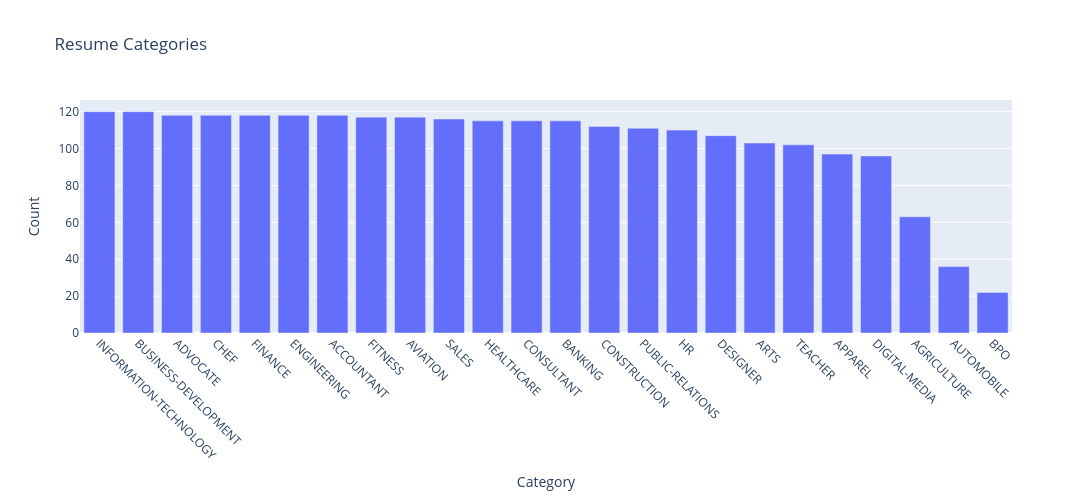

Here is the notebook cell this chart was saved with:
### Code cell
import plotly.express as px

category_counts = (
    resume_df["Category"]
    .value_counts()
    .reset_index()
)

category_counts.columns = ["Category", "Count"]

fig = px.bar(
    category_counts,
    x="Category",
    y="Count",
    title="Resume Categories",
    labels={
        "Category": "Category",
        "Count": "Count"
    }
)

fig.update_xaxes(tickangle=45)

fig.update_layout(
    width=1200,
    height=500
)

fig.show()

### Figure 1 — Plotly figure (JSON) as saved in the notebook; plotly's stock layout.template omitted (floating-point values rounded to 4 significant figures)
{"data": [{"hovertemplate": "Category=%{x}<br>Count=%{y}<extra></extra>", "legendgroup": "", "marker": {"color": "#636efa", "pattern": {"shape": ""}}, "name": "", "orientation": "v", "showlegend": false, "textposition": "auto", "type": "bar", "x": ["INFORMATION-TECHNOLOGY", "BUSINESS-DEVELOPMENT", "ADVOCATE", "CHEF", "FINANCE", "ENGINEERING", "ACCOUNTANT", "FITNESS", "AVIATION", "SALES", "HEALTHCARE", "CONSULTANT", "BANKING", "CONSTRUCTION", "PUBLIC-RELATIONS", "HR", "DESIGNER", "ARTS", "TEACHER", "APPAREL", "DIGITAL-MEDIA", "AGRICULTURE", "AUTOMOBILE", "BPO"], "xaxis": "x", "y": [120, 120, 118, 118, 118, 118, 118, 117, 117, 116, 115, 115, 115, 112, 111, 110, 107, 103, 102, 97, 96, 63, 36, 22], "yaxis": "y"}], "layout": {"barmode": "relative", "height": 500, "legend": {"tracegroupgap": 0}, "title": {"text": "Resume Categories"}, "width": 1200, "xaxis": {"anchor": "y", "domain": [0, 1], "tickangle": 45, "title": {"text": "Category"}}, "yaxis": {"anchor": "x", "domain": [0, 1], "title": {"text": "Count"}}}}
